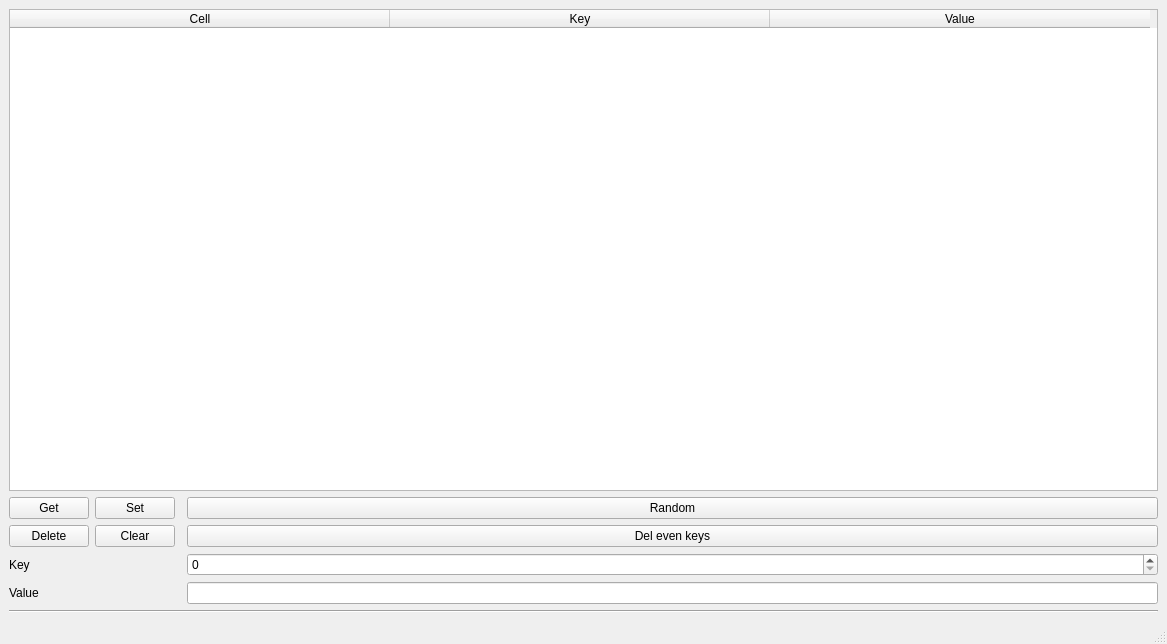
<?xml version="1.0" encoding="UTF-8"?>
<ui version="4.0">
 <class>MainWindow</class>
 <widget class="QMainWindow" name="MainWindow">
  <property name="geometry">
   <rect>
    <x>0</x>
    <y>0</y>
    <width>1167</width>
    <height>644</height>
   </rect>
  </property>
  <property name="windowTitle">
   <string>MainWindow</string>
  </property>
  <widget class="QWidget" name="centralwidget">
   <layout class="QGridLayout" name="gridLayout">
    <item row="13" column="4">
     <widget class="QLineEdit" name="value"/>
    </item>
    <item row="12" column="4">
     <widget class="QSpinBox" name="key">
      <property name="maximum">
       <number>999999999</number>
      </property>
     </widget>
    </item>
    <item row="1" column="1" colspan="4">
     <widget class="QTableWidget" name="entries">
      <property name="editTriggers">
       <set>QAbstractItemView::NoEditTriggers</set>
      </property>
      <property name="selectionMode">
       <enum>QAbstractItemView::NoSelection</enum>
      </property>
      <attribute name="horizontalHeaderCascadingSectionResizes">
       <bool>false</bool>
      </attribute>
      <attribute name="horizontalHeaderDefaultSectionSize">
       <number>380</number>
      </attribute>
      <attribute name="horizontalHeaderStretchLastSection">
       <bool>false</bool>
      </attribute>
      <column>
       <property name="text">
        <string>Cell</string>
       </property>
      </column>
      <column>
       <property name="text">
        <string>Key</string>
       </property>
      </column>
      <column>
       <property name="text">
        <string>Value</string>
       </property>
      </column>
     </widget>
    </item>
    <item row="12" column="1">
     <widget class="QLabel" name="label_3">
      <property name="text">
       <string>Key</string>
      </property>
     </widget>
    </item>
    <item row="7" column="2">
     <widget class="QPushButton" name="setBtn">
      <property name="text">
       <string>Set</string>
      </property>
     </widget>
    </item>
    <item row="7" column="4">
     <widget class="QPushButton" name="randBtn">
      <property name="text">
       <string>Random</string>
      </property>
     </widget>
    </item>
    <item row="14" column="1" colspan="4">
     <widget class="Line" name="line">
      <property name="orientation">
       <enum>Qt::Horizontal</enum>
      </property>
     </widget>
    </item>
    <item row="8" column="1">
     <widget class="QPushButton" name="delBtn">
      <property name="text">
       <string>Delete</string>
      </property>
     </widget>
    </item>
    <item row="7" column="1">
     <widget class="QPushButton" name="getBtn">
      <property name="text">
       <string>Get</string>
      </property>
     </widget>
    </item>
    <item row="8" column="4">
     <widget class="QPushButton" name="even">
      <property name="text">
       <string>Del even keys</string>
      </property>
     </widget>
    </item>
    <item row="13" column="1">
     <widget class="QLabel" name="label_4">
      <property name="text">
       <string>Value</string>
      </property>
     </widget>
    </item>
    <item row="3" column="1" colspan="4">
     <layout class="QHBoxLayout" name="horizontalLayout"/>
    </item>
    <item row="8" column="2">
     <widget class="QPushButton" name="clearBtn">
      <property name="text">
       <string>Clear</string>
      </property>
     </widget>
    </item>
   </layout>
  </widget>
  <widget class="QMenuBar" name="menubar">
   <property name="geometry">
    <rect>
     <x>0</x>
     <y>0</y>
     <width>1167</width>
     <height>21</height>
    </rect>
   </property>
  </widget>
  <widget class="QStatusBar" name="statusbar"/>
 </widget>
 <resources/>
 <connections/>
</ui>
